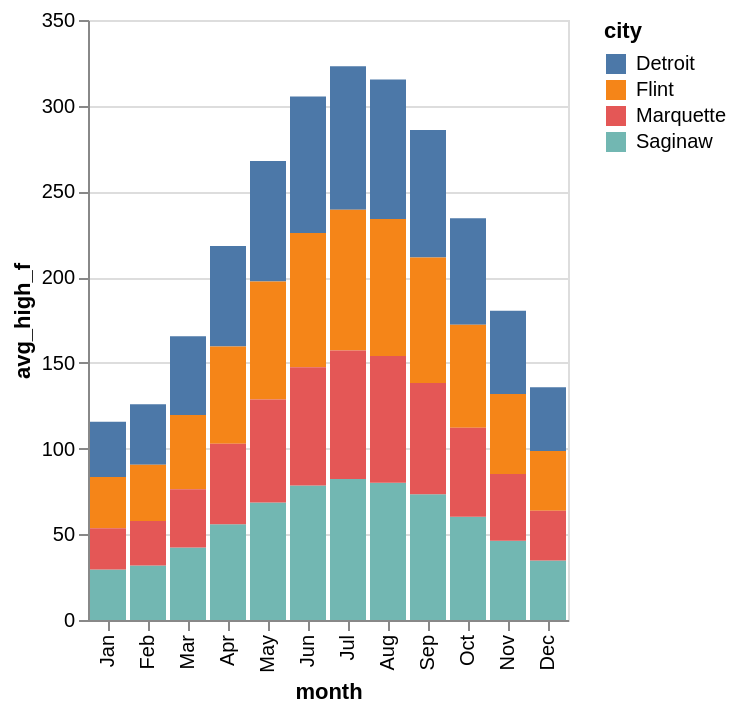

The cell this chart's notebook holds for it:
### Markdown cell above
### 4. Try a wrong one on purpose
This **stacks** temperatures across cities. Look at the y-axis -- does the total have any meaning? Consider: would `precip_in` stack more defensibly? Why?

### Code cell
alt.Chart(df).mark_bar().encode(x=alt.X('month:N', sort=months),
    y='avg_high_f:Q', color='city:N')  # stacked by default

### Figure 1 — Vega-Lite specification as saved in the notebook (floating-point values rounded to 4 significant figures)
{"config": {"view": {"continuousWidth": 300, "continuousHeight": 300}}, "data": {"name": "data-e9749b960f485e06d0b364bfd2df7f3f"}, "mark": {"type": "bar"}, "encoding": {"color": {"field": "city", "type": "nominal"}, "x": {"field": "month", "sort": ["Jan", "Feb", "Mar", "Apr", "May", "Jun", "Jul", "Aug", "Sep", "Oct", "Nov", "Dec"], "type": "nominal"}, "y": {"field": "avg_high_f", "type": "quantitative"}}, "$schema": "https://vega.github.io/schema/vega-lite/v5.20.1.json", "datasets": {"data-e9749b960f485e06d0b364bfd2df7f3f": [{"city": "Detroit", "month": "Jan", "avg_high_f": 32.3, "precip_in": 2.23}, {"city": "Detroit", "month": "Feb", "avg_high_f": 35.2, "precip_in": 2.08}, {"city": "Detroit", "month": "Mar", "avg_high_f": 45.9, "precip_in": 2.43}, {"city": "Detroit", "month": "Apr", "avg_high_f": 58.7, "precip_in": 3.26}, {"city": "Detroit", "month": "May", "avg_high_f": 70.3, "precip_in": 3.72}, {"city": "Detroit", "month": "Jun", "avg_high_f": 79.7, "precip_in": 3.26}, {"city": "Detroit", "month": "Jul", "avg_high_f": 83.7, "precip_in": 3.51}, {"city": "Detroit", "month": "Aug", "avg_high_f": 81.4, "precip_in": 3.26}, {"city": "Detroit", "month": "Sep", "avg_high_f": 74.4, "precip_in": 3.22}, {"city": "Detroit", "month": "Oct", "avg_high_f": 62.0, "precip_in": 2.53}, {"city": "Detroit", "month": "Nov", "avg_high_f": 48.6, "precip_in": 2.57}, {"city": "Detroit", "month": "Dec", "avg_high_f": 37.2, "precip_in": 2.25}, {"city": "Flint", "month": "Jan", "avg_high_f": 29.9, "precip_in": 1.99}, {"city": "Flint", "month": "Feb", "avg_high_f": 32.8, "precip_in": 1.68}, {"city": "Flint", "month": "Mar", "avg_high_f": 43.3, "precip_in": 1.97}, {"city": "Flint", "month": "Apr", "avg_high_f": 56.7, "precip_in": 3.13}, {"city": "Flint", "month": "May", "avg_high_f": 68.9, "precip_in": 3.68}, {"city": "Flint", "month": "Jun", "avg_high_f": 78.2, "precip_in": 3.12}, {"city": "Flint", "month": "Jul", "avg_high_f": 82.1, "precip_in": 3.41}, {"city": "Flint", "month": "Aug", "avg_high_f": 79.9, "precip_in": 3.16}, {"city": "Flint", "month": "Sep", "avg_high_f": 73.1, "precip_in": 2.9}, {"city": "Flint", "month": "Oct", "avg_high_f": 60.1, "precip_in": 2.77}, {"city": "Flint", "month": "Nov", "avg_high_f": 46.6, "precip_in": 2.27}, {"city": "Flint", "month": "Dec", "avg_high_f": 34.9, "precip_in": 1.89}, {"city": "Saginaw", "month": "Jan", "avg_high_f": 29.5, "precip_in": 1.92}, {"city": "Saginaw", "month": "Feb", "avg_high_f": 31.8, "precip_in": 1.77}, {"city": "Saginaw", "month": "Mar", "avg_high_f": 42.3, "precip_in": 2.02}, {"city": "Saginaw", "month": "Apr", "avg_high_f": 55.8, "precip_in": 3.19}, {"city": "Saginaw", "month": "May", "avg_high_f": 68.6, "precip_in": 3.41}, {"city": "Saginaw", "month": "Jun", "avg_high_f": 78.5, "precip_in": 3.28}, {"city": "Saginaw", "month": "Jul", "avg_high_f": 82.2, "precip_in": 2.83}, {"city": "Saginaw", "month": "Aug", "avg_high_f": 80.0, "precip_in": 3.85}, {"city": "Saginaw", "month": "Sep", "avg_high_f": 73.3, "precip_in": 2.81}, {"city": "Saginaw", "month": "Oct", "avg_high_f": 60.2, "precip_in": 2.91}, {"city": "Saginaw", "month": "Nov", "avg_high_f": 46.2, "precip_in": 2.28}, {"city": "Saginaw", "month": "Dec", "avg_high_f": 34.7, "precip_in": 1.85}, {"city": "Marquette", "month": "Jan", "avg_high_f": 24.0, "precip_in": 2.0}, {"city": "Marquette", "month": "Feb", "avg_high_f": 26.0, "precip_in": 1.4}, {"city": "Marquette", "month": "Mar", "avg_high_f": 34.0, "precip_in": 1.9}, {"city": "Marquette", "month": "Apr", "avg_high_f": 47.0, "precip_in": 2.6}, {"city": "Marquette", "month": "May", "avg_high_f": 60.0, "precip_in": 3.0}, {"city": "Marquette", "month": "Jun", "avg_high_f": 69.0, "precip_in": 3.3}, {"city": "Marquette", "month": "Jul", "avg_high_f": 75.0, "precip_in": 3.3}, {"city": "Marquette", "month": "Aug", "avg_high_f": 74.0, "precip_in": 3.6}, {"city": "Marquette", "month": "Sep", "avg_high_f": 65.0, "precip_in": 4.0}, {"city": "Marquette", "month": "Oct", "avg_high_f": 52.0, "precip_in": 4.0}, {"city": "Marquette", "month": "Nov", "avg_high_f": 39.0, "precip_in": 3.1}, {"city": "Marquette", "month": "Dec", "avg_high_f": 29.0, "precip_in": 2.4}]}}
